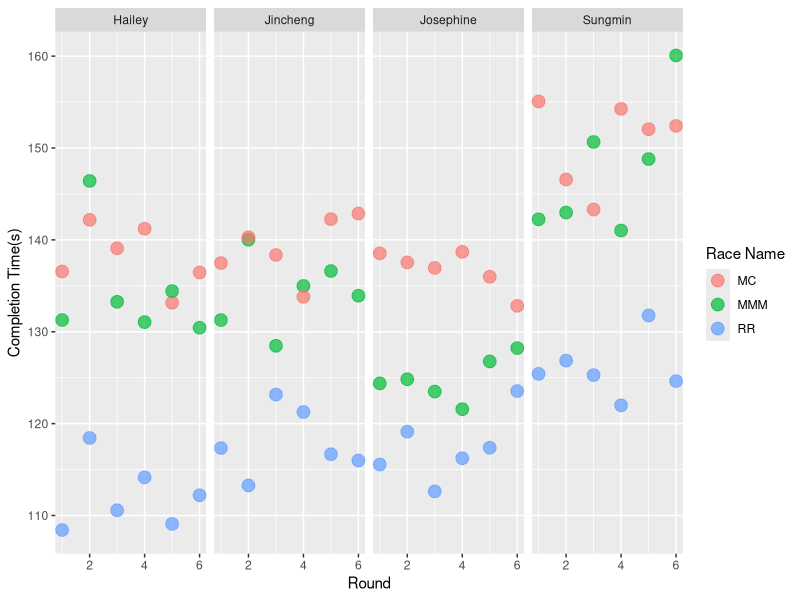

Write R code to recreate this figure.
## library
library(ggplot2)


## data load
Mdata <- read.csv('Mario Kart Data - Merged.csv')
colnames(Mdata) <- c('Round', 'Race', 'Race Name', 'Vehicle', 'Type(C/B)', 'Place', 
                     'Completion Time', 'Player', 'Completion Time(s)')

## Single player plot
SingplePlayer <- ggplot(data=Mdata, mapping = aes(x=Round, y=`Completion Time(s)`,color=`Race Name`)) + 
  geom_point(size = 4, alpha=0.7)+
  facet_grid( ~ Player)

SingplePlayer 

## Different Races
DifRace <- ggplot(data=Mdata, mapping = aes(x=Round, y=`Completion Time(s)`,color=`Race Name`)) + 
  geom_point(size = 4, alpha=0.7)+
  facet_grid( ~ Player)